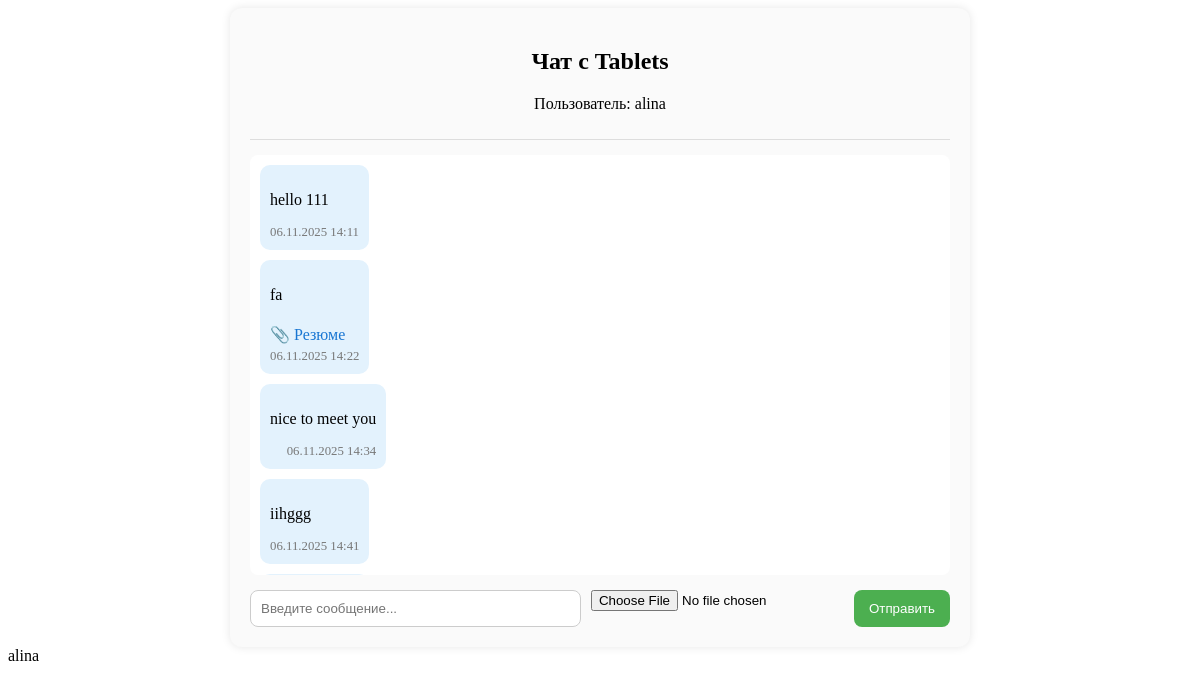
Screenshot of /api/1/ (signed in) with the database file from the repository.
### main/models.py (models this page shows, shortened)
class Chat(models.Model):
    user = models.ForeignKey(User, on_delete=models.CASCADE)
    company = models.ForeignKey(Company, on_delete=models.CASCADE)
    last_message = models.DateTimeField(auto_now_add=True)

class Company(models.Model):
    name = models.CharField(max_length=255)
    logo = models.ImageField(upload_to='media/')
    description = models.TextField(blank=True, null=True)
    owner = models.ForeignKey(User, on_delete=models.CASCADE)

class User(AbstractUser):
    phone_regex = RegexValidator(
        regex=r'^\+998\d{9}$',
        message="Telefon raqam +998xxxxxxx fromatida bo'lishi kerak."
    )
    phone = models.CharField(max_length=13, unique=True, null=True, blank=True, validators=[phone_regex])
    email = models.EmailField(unique=True)
    full_name = models.CharField(max_length=120)
    profile_picture = models.ImageField(upload_to='', blank=True, null=True)
    cv = models.FileField(upload_to='cvs/', blank=True, null=True)
    is_employer = models.BooleanField(default=False)

class Message(models.Model):
    content = models.CharField(max_length=120)
    sender = models.ForeignKey(User, on_delete=models.CASCADE)
    chat = models.ForeignKey(Chat, on_delete=models.CASCADE)
    cv_file = models.FileField(upload_to="cvs/", blank=True, null=True)
    timestamp = models.DateTimeField(auto_now_add=True)

### main/views.py (the view, shortened to what this page needs)
# urls.py: path('<int:pk>/', Chat_detail, name='chat_detail'),
def Chat_detail(request, pk):
    chat = get_object_or_404(Chat, pk=pk)
    return render(request, "chats/chat_detail.html", {"chats": chat})

### templates/chats/chat_detail.html (shortened to what this page needs)
{% load static %}
<!DOCTYPE html>
<html lang="en">
<head>
    <link rel="stylesheet" href="{% static 'chat.css' %}">
</head>
<body>
    <div class="chat-container">
        <div class="chat-header">
            <h2>Чат с {{ chats.company.name }}</h2>
            <p class="chat-partner">Пользователь: {{ chats.user.username }}</p>
        </div>
        <div class="chat-messages">
            {% for message in chats.message_set.all %}
            <div class="message {% if message.sender == request.user %}sent{% else %}received{% endif %}">
                <div class="message-content">
                    <p>{{ message.content }}</p>
                    {% if message.cv_file %}
                    <a href="{{ message.cv_file.url }}" class="cv-link">📎 Резюме</a>
                    {% endif %}
                    <span class="timestamp">{{ message.timestamp|date:"d.m.Y H:i" }}</span>
                </div>
            </div>
            {% empty %}
            <p class="no-messages">Пока нет сообщений</p>
            {% endfor %}
        </div>
        <form method="post" enctype="multipart/form-data" class="chat-form">
            <input type="text" name="content" placeholder="Введите сообщение..." required>
            <input type="file" name="cv_file">
            <button type="submit">Отправить</button>
        </form>
    </div>
     {{ request.user.username }}
</body>
</html>

### static/chat.css (style rules this page uses)
.chat-container { max-width: 700px; margin: 0 auto; padding: 20px; background: #fafafa; border-radius: 12px; box-shadow: 0 0 10px rgba(0,0,0,0.1); }
.chat-header { text-align: center; border-bottom: 1px solid #ddd; padding-bottom: 10px; margin-bottom: 15px; }
.chat-messages { max-height: 400px; overflow-y: auto; padding: 10px; background: #fff; border-radius: 8px; margin-bottom: 15px; }
.message { margin-bottom: 10px; display: flex; }
.message.received { justify-content: flex-start; }
.message-content { max-width: 60%; background: #e3f2fd; padding: 10px; border-radius: 10px; position: relative; }
.timestamp { display: block; font-size: 0.8em; color: #777; margin-top: 5px; text-align: right; }
.chat-form { display: flex; gap: 10px; }
.chat-form input[type="text"] { flex: 1; padding: 10px; border: 1px solid #ccc; border-radius: 8px; }
.chat-form button { background: #4caf50; color: white; border: none; padding: 10px 15px; border-radius: 8px; cursor: pointer; transition: background 0.3s; }
.cv-link { display: inline-block; margin-top: 5px; color: #1976d2; text-decoration: none; }

### rows the page displays
Chat: company.name "Tablets", user.username "alina"
Message: content "hello 111", timestamp "06.11.2025 14:11"
Message: content "fa", timestamp "06.11.2025 14:22"
Message: content "nice to meet you", timestamp "06.11.2025 14:34"
Message: content "iihggg", timestamp "06.11.2025 14:41"
User: user.username "alina"
